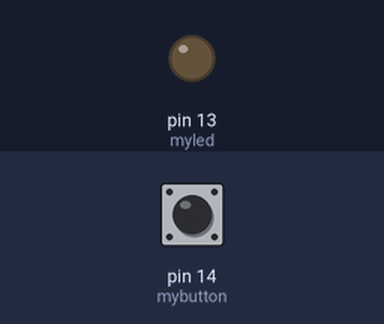
The sketch below on a simulated Arduino Uno, built with avr-gcc and run on an emulated ATmega328P. Parts: output pins drawn as LEDs (lit = HIGH). Inputs (shaded band) come from the test bench; at power-on: pin 14 (mybutton) LOW.

Above: at 1.2 s.
1.3 s: pin 14 (mybutton) pulled HIGH for 0.15 s
At 1.37 s:
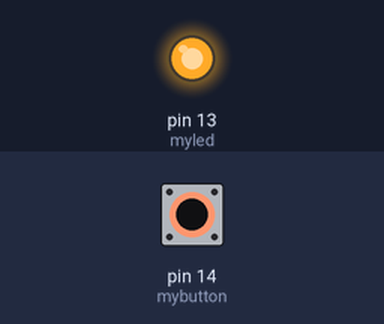
2.9 s: pin 14 (mybutton) pulled HIGH for 3.2 s
At 7.1 s:
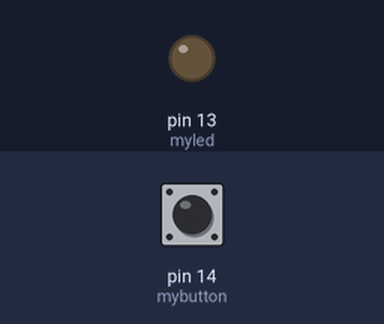
Timing chart, 0 to 8.6 s (numbered marks = the images above; inputs shaded):
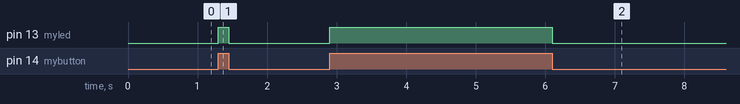

The sketch:

firstcode.ino
```cpp
const int myled = 13;
const int mybutton = 14;

void setup(){
    Serial.begin(9600);
    pinMode(mybutton, INPUT);
    pinMode(myled, OUTPUT);
}


void loop(){
    int buttonState = digitalRead(mybutton);

    if (buttonState == HIGH)
    {
        digitalWrite(myled, HIGH);
    }
    else{
        digitalWrite(myled, LOW);
    }
}
```

Measured:
- after the input at 1.3 s, pin 13 (myled): LOW → HIGH at once, → LOW 0.15 s later
- after the input at 2.9 s, pin 13 (myled): LOW → HIGH at once, → LOW 3.2 s later
